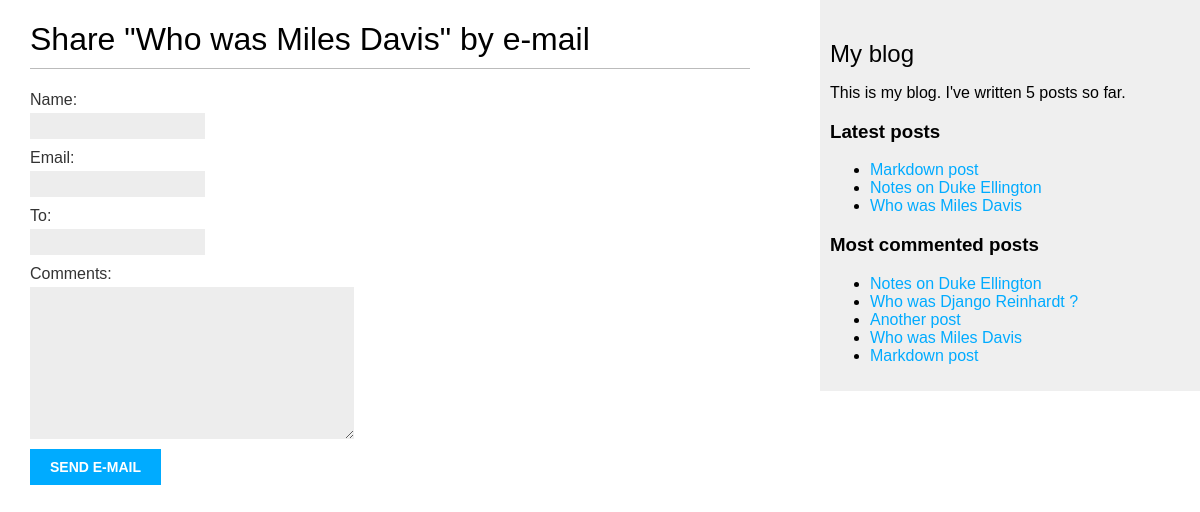
Page /blog/6/share/ on the committed database.
### blog/models.py (models this page shows, shortened)
class Post(models.Model):
    class Status(models.TextChoices):
        DRAFT = "DF", "Draft"
        PUBLISHED = "PB", "Published"
    title = models.CharField(max_length=250)
    slug = models.SlugField(
        max_length=250, unique_for_date="publish"
    )  # unique_for_date doesn't check the time
    author = models.ForeignKey(
        User,
        on_delete=models.CASCADE,
        related_name="blog_posts",  # allow to use: user.blog_posts
    )
    body = models.TextField()
    publish = models.DateTimeField(default=timezone.now)
    created = models.DateTimeField(auto_now_add=True)
    updated = models.DateTimeField(auto_now=True)
    status = models.CharField(
        max_length=2,
        choices=Status,
        default=Status.DRAFT,
    )
    objects = models.Manager()
    published = PublishedManager()  # Our custom manager.
    tags = TaggableManager()
    class Meta:
        ordering = ["-publish"]
        indexes = [
            models.Index(fields=["-publish"]),
        ]
    def get_absolute_url(self):
        return reverse(
            "blog:post_detail",
            args=[self.publish.year, self.publish.month, self.publish.day, self.slug],
        )

### blog/views.py (the view)
# urls.py: path("<int:post_id>/share/", views.post_share, name="post_share"),
def post_share(request, post_id):
    post = get_object_or_404(Post, id=post_id, status=Post.Status.PUBLISHED)
    sent = False
    if request.method == "POST":
        form = EmailPostForm(request.POST)
        if form.is_valid():
            cd = form.cleaned_data
            post_url = request.build_absolute_uri(post.get_absolute_url())
            subject = f"{cd['name']} ({cd['email']}) recommends you read {post.title}"
            message = f"Read {post.title} at {post_url}\n\n{cd['name']}'s comments: {cd['comments']}"
            send_mail(
                subject=subject,
                message=message,
                from_email=None,  # Use the DEFAULT_FROM_EMAIL setting
                recipient_list=[cd["to"]],
            )
            sent = True
    else:
        form = EmailPostForm()
    return render(
        request, "blog/post/share.html", {"post": post, "form": form, "sent": sent}
    )

### blog/forms.py
class EmailPostForm(forms.Form):
    name = forms.CharField(max_length=25)
    email = forms.EmailField()
    to = forms.EmailField()
    comments = forms.CharField(required=False, widget=forms.Textarea)

### blog/models.py (called while the page is built)
    def get_queryset(self):
        return super().get_queryset().filter(status=Post.Status.PUBLISHED)

### blog/templatetags/blog_tags.py (called while the page is built)
@register.simple_tag  # (name="my_tag") to use the function with a different name inside templates
def total_posts():
    return Post.published.count()

@register.inclusion_tag("blog/post/latest_posts.html")
def show_latest_posts(count=5):
    latest_posts = Post.published.order_by("-publish")[:count]
    return {"latest_posts": latest_posts}

@register.simple_tag
def get_most_commented_posts(count=5):
    return Post.published.annotate(total_comments=Count("comments")).order_by(
        "-total_comments"
    )[:count]

### blog/templates/blog/post/share.html (shortened to what this page needs)
{% extends "blog/base.html" %}
{% block content %}
    {% if sent %}
        <h1>E-mail successfully sent</h1>
        <p>
            "{{ post.title }}" was successfully sent to {{ form.cleaned_data.to }}.
        </p>
    {% else %}
        <h1>Share "{{ post.title }}" by e-mail</h1>
        <form method="post">
            {{ form.as_p }}
            <input type="submit" value="Send e-mail">
        </form>
    {% endif %}
{% endblock %}

### blog/templates/blog/base.html (shortened to what this page needs)
{% load blog_tags %}
{% load static %}
<!DOCTYPE html>
<html lang="en">
<head>
    <link href="{% static "css/blog.css" %}" rel="stylesheet">
</head>
<body>
<div id="content">
    {% block content %}
    {% endblock %}
</div>
<div id="sidebar">
    <h2>My blog</h2>
    <p>
        This is my blog.
        I've written {% total_posts %} posts so far.
    </p>
    <h3>Latest posts</h3>
    {% show_latest_posts 3 %}
    <h3>Most commented posts</h3>
    {% get_most_commented_posts as most_commented_posts %}
    <ul>
        {% for post in most_commented_posts %}
            <li>
                <a href="{{ post.get_absolute_url }}">{{ post.title }}</a>
            </li>
        {% endfor %}
    </ul>
</div>
</body>
</html>

### blog/templates/blog/post/latest_posts.html
<ul>
    {% for post in latest_posts %}
    	<li>
            <a href="{{ post.get_absolute_url }}">{{ post.title }}</a>
        </li>
    {% endfor %}
</ul>

### blog/static/css/blog.css (style rules this page uses)
body { margin: 0; padding: 0; font-family: helvetica, sans-serif; }
a { color: #00abff; text-decoration: none; }
h1 { font-weight: normal; border-bottom: 1px solid #bbb; padding: 0 0 10px 0; }
h2 { font-weight: normal; margin: 30px 0 0; }
#content { float: left; width: 60%; padding: 0 0 0 30px; }
#sidebar { float: right; width: 30%; padding: 10px; background: #efefef; height: 100%; }
label { float: left; clear: both; color: #333; margin-bottom: 4px; }
input, textarea { clear: both; float: left; margin: 0 0 10px; background: #ededed; border: 0; padding: 6px 10px; font-size: 12px; }
input[type=submit] { font-weight: bold; background: #00abff; color: #fff; padding: 10px 20px; font-size: 14px; text-transform: uppercase; }

### rows in the picture
Post: title "Who was Miles Davis"
Post: title "Markdown post"
Post: title "Notes on Duke Ellington"
Post: title "Who was Django Reinhardt ?"
Post: title "Another post"
